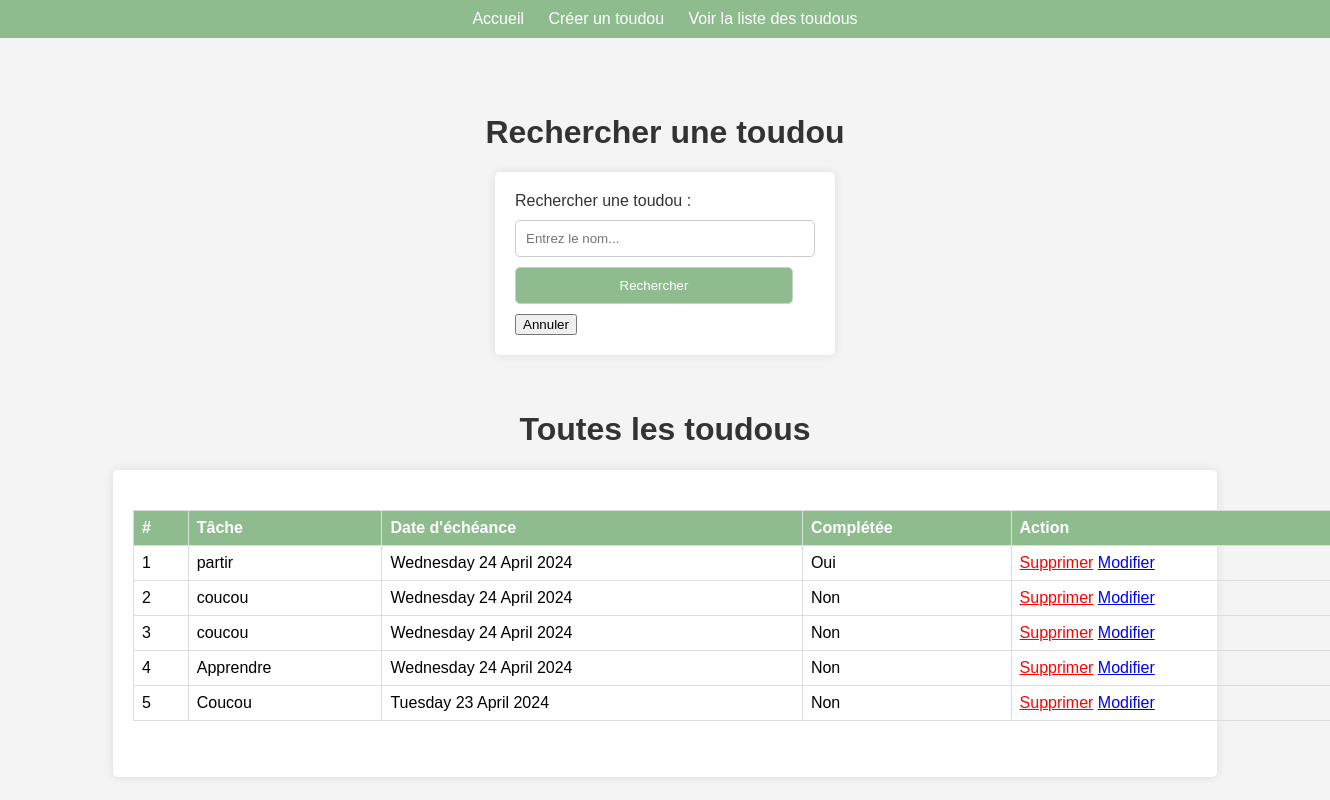
/get-all, run on the app's committed database.
### src/toudou/models.py (models this page shows)
class Todo(Base):
    __tablename__ = 'todos'
    id = Column(String, primary_key=True, default=lambda: str(uuid.uuid4()))
    task = Column(String)
    complete = Column(Boolean, default=False)
    due = Column(DateTime, default=datetime.utcnow)

### src/toudou/views.py (the view)
@web_ui.route('/get-all')
@auth.login_required
def get_all_todos_views():
    todos = get_all_todos()
    enumerated_todos = [(index + 1, format_todo_dates(todo)) for index, todo in enumerate(todos)]
    form = SearchForm()
    message = request.args.get('message')
    return render_template('list.html', todos=enumerated_todos, form=form, message=message)

### src/toudou/models.py
class SearchForm(FlaskForm):
    search = StringField('Search', validators=[DataRequired()])

### src/toudou/models.py (called while the page is built)
def get_all_todos():
    db = SessionLocal()
    return db.query(Todo).all()

### src/toudou/views.py (called while the page is built)
def format_todo_dates(todo):
    formatted_due_date = todo.due.strftime("%A %d %B %Y")
    return (todo.task, formatted_due_date, todo.complete, todo.id)

### src/toudou/templates/list.html (shortened to what this page needs)
{% include 'header.html' %}
<br>
<br>
<h1>Rechercher une toudou</h1>
<form action="/search" method="GET">
    <label for="search">Rechercher une toudou :</label>
    {{ form.search(class="form-control", placeholder="Entrez le nom...") }}
    <input type="submit" value="Rechercher">
    <button type="button" onclick="window.location.href='/get-all'">Annuler</button>
</form>
<br>
<br>
<h1>Toutes les toudous</h1>
<div class="container">
    <table>
        <thead>
            <tr>
                <th>#</th>
                <th>Tâche</th>
                <th>Date d'échéance</th>
                <th>Complétée</th>
                <th>Action</th>
            </tr>
        </thead>
        <tbody>
            {% for index, todo in todos %}
            <tr {% if todo[1].task == search_term %}class="found"{% endif %}>
                <td>{{ index }}</td>
                <td>{{ todo[0] }}</td>
                <td>{{ todo[1] }}</td>
                <td>{{ "Oui" if todo[2] else "Non" }}</td>
                <td>
                    <a href="/delete/{{todo[3]}}" class="delete-link">Supprimer</a>
                    <a href="/update-link/{{todo[3]}}" class="update-link">Modifier</a>
                </td>
            </tr>
            {% endfor %}
        </tbody>
    </table>
    <br>
    <br>
</div>
</body>
</html>

### src/toudou/templates/header.html (shortened to what this page needs)
<!DOCTYPE html>
<html lang="fr">
<head>
</head>
<body>
    <div class="nav">
        <a href="/">Accueil</a>
        <a href="/create-link">Créer un toudou</a>
        <a href="/get-all">Voir la liste des toudous</a>
    </div>

### src/toudou/templates/header.html (style rules this page uses)
body { font-family: Arial, sans-serif; margin: 0; padding: 0; background-color: #f4f4f4; }
.nav { background-color: #8fbc8f; padding: 10px; color: #fff; text-align: center; margin-bottom: 20px; }
.nav a { text-decoration: none; color: #fff; margin: 0 10px; }
.container { width: 80%; margin: 0 auto; padding: 20px; background-color: #fff; border-radius: 5px; box-shadow: 0 0 10px rgba(0, 0, 0, 0.1); margin-top: 20px; }
h1 { color: #333; text-align: center; margin-top: 20px; }
table { width: 1200px; margin: 0 auto; border-collapse: collapse; margin-top: 20px; }
th, td { border: 1px solid #ddd; padding: 8px; text-align: left; }
th { background-color: #8fbc8f; color: #fff; }
.delete-link { color: red; cursor: pointer; }
form { background-color: #fff; padding: 20px; border-radius: 5px; box-shadow: 0 0 10px rgba(0, 0, 0, 0.1); width: 300px; margin: 0 auto; }
label { display: block; margin-bottom: 10px; color: #333; }
input[type="text"], input[type="date"], input[type="submit"] { width: calc(100% - 22px); padding: 10px; margin-bottom: 10px; border: 1px solid #ccc; border-radius: 5px; }
input[type="submit"] { background-color: #8fbc8f; color: #fff; cursor: pointer; transition: background-color 0.3s; }

### data on the page
Todo: task "partir", complete "Oui"
Todo: task "coucou", complete "Non"
Todo: task "coucou", complete "Non"
Todo: task "Apprendre", complete "Non"
Todo: task "Coucou", complete "Non"

### other printed values
{{ index }} "1" "2" "3" "4" "5"
{{ todo[1] }} "Wednesday 24 April 2024" "Wednesday 24 April 2024" "Wednesday 24 April 2024" "Wednesday 24 April 2024" "Tuesday 23 April 2024"
